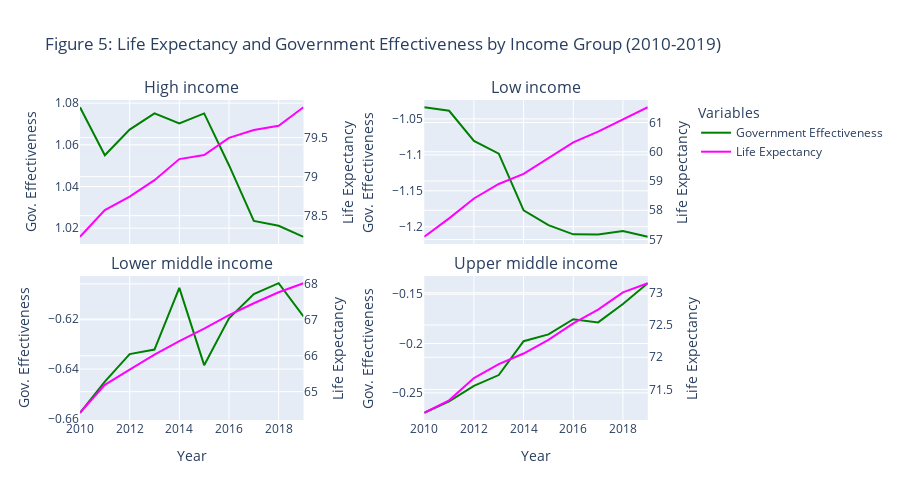

Write notebook code for a chart like this one.
### Markdown cell above
Both the y-axis of figure 4 represent the estimates for corruption control and government effectiveness, with values ranging from -2.5 to 2.5. Lower values indicate reduced government effectiveness and weaker control of corruption. The chart demonstrates that there is indeed a positive relationship between government effectiveness and corruption control in a country for all four income groups. 

Lower-income countries often face greater challenges in maintaining effective government operations and controlling corruption (Lin et al., 2012; Freeman et al., 2020). Enhancing governance and reducing corruption in these countries could be a logical step towards increasing life expectancy. Let´s take a look at the correlation between these two variables in figure 5.

### Code cell
df = df[(df['Year'] >= 2010) & (df['Year'] <= 2019)]

# Aggregate the data
df_aggregated = df.groupby(['Year', 'IncomeGroup']).agg({
    'goverment_effectiveness_estimate': 'mean',
    'life_expectancy_at_birth': 'mean'
}).reset_index()

# Get unique income groups
income_groups = df_aggregated['IncomeGroup'].unique()

# Create subplots
fig = make_subplots(
    rows=2, cols=2,
    subplot_titles=income_groups,
    shared_xaxes=True,
    vertical_spacing=0.1,
    specs=[[{"secondary_y": True}, {"secondary_y": True}],
           [{"secondary_y": True}, {"secondary_y": True}]]
)

# Plot data for each income group
row_col_mapping = [(1, 1), (1, 2), (2, 1), (2, 2)]
for idx, income_group in enumerate(income_groups):
    data_plot = df_aggregated[df_aggregated['IncomeGroup'] == income_group]
    row, col = row_col_mapping[idx]
    
    fig.add_trace(
        go.Scatter(x=data_plot['Year'], y=data_plot['goverment_effectiveness_estimate'], name=f'Government Effectiveness ({income_group})',
                   mode='lines', line=dict(color='green'), legendgroup='Government Effectiveness', showlegend=False),
        row=row, col=col, secondary_y=False
    )
    
    fig.add_trace(
        go.Scatter(x=data_plot['Year'], y=data_plot['life_expectancy_at_birth'], name=f'Life Expectancy ({income_group})',
                   mode='lines', line=dict(color='magenta'), legendgroup='Life Expectancy', showlegend=False),
        row=row, col=col, secondary_y=True
    )

# Add dummy traces for the legend
fig.add_trace(
    go.Scatter(x=[None], y=[None], mode='lines', line=dict(color='green'), name='Government Effectiveness'),
    row=1, col=1
)
fig.add_trace(
    go.Scatter(x=[None], y=[None], mode='lines', line=dict(color='magenta'), name='Life Expectancy'),
    row=1, col=1
)

# Update axis labels
for idx, (row, col) in enumerate(row_col_mapping):
    if row == 2:  # Only update x-axis title for the lower two plots
        fig.update_xaxes(title_text="Year", row=row, col=col)
    fig.update_yaxes(title_text="Gov. Effectiveness", row=row, col=col, secondary_y=False)
    fig.update_yaxes(title_text="Life Expectancy", row=row, col=col, secondary_y=True)

# Update layout
fig.update_layout(
    title_text="Figure 5: Life Expectancy and Government Effectiveness by Income Group (2010-2019)",
    height=500,
    showlegend=True,
    legend_title_text='Variables'
)

# Show the plot
fig.show()

### Figure 1 — Plotly figure (JSON) as saved in the notebook; plotly's stock layout.template omitted (floating-point values rounded to 4 significant figures)
{"data": [{"legendgroup": "Government Effectiveness", "line": {"color": "green"}, "mode": "lines", "name": "Government Effectiveness (High income)", "showlegend": false, "type": "scatter", "x": [2010, 2011, 2012, 2013, 2014, 2015, 2016, 2017, 2018, 2019], "xaxis": "x", "y": [1.078, 1.055, 1.067, 1.075, 1.07, 1.075, 1.05, 1.024, 1.021, 1.016], "yaxis": "y"}, {"legendgroup": "Life Expectancy", "line": {"color": "magenta"}, "mode": "lines", "name": "Life Expectancy (High income)", "showlegend": false, "type": "scatter", "x": [2010, 2011, 2012, 2013, 2014, 2015, 2016, 2017, 2018, 2019], "xaxis": "x", "y": [78.23, 78.57, 78.74, 78.95, 79.22, 79.28, 79.5, 79.6, 79.65, 79.89], "yaxis": "y2"}, {"legendgroup": "Government Effectiveness", "line": {"color": "green"}, "mode": "lines", "name": "Government Effectiveness (Low income)", "showlegend": false, "type": "scatter", "x": [2010, 2011, 2012, 2013, 2014, 2015, 2016, 2017, 2018, 2019], "xaxis": "x2", "y": [-1.034, -1.039, -1.081, -1.098, -1.177, -1.198, -1.211, -1.211, -1.206, -1.214], "yaxis": "y3"}, {"legendgroup": "Life Expectancy", "line": {"color": "magenta"}, "mode": "lines", "name": "Life Expectancy (Low income)", "showlegend": false, "type": "scatter", "x": [2010, 2011, 2012, 2013, 2014, 2015, 2016, 2017, 2018, 2019], "xaxis": "x2", "y": [57.09, 57.72, 58.4, 58.9, 59.24, 59.77, 60.32, 60.69, 61.11, 61.52], "yaxis": "y4"}, {"legendgroup": "Government Effectiveness", "line": {"color": "green"}, "mode": "lines", "name": "Government Effectiveness (Lower middle income)", "showlegend": false, "type": "scatter", "x": [2010, 2011, 2012, 2013, 2014, 2015, 2016, 2017, 2018, 2019], "xaxis": "x3", "y": [-0.6575, -0.645, -0.634, -0.6322, -0.6075, -0.6385, -0.6197, -0.61, -0.6057, -0.6189], "yaxis": "y5"}, {"legendgroup": "Life Expectancy", "line": {"color": "magenta"}, "mode": "lines", "name": "Life Expectancy (Lower middle income)", "showlegend": false, "type": "scatter", "x": [2010, 2011, 2012, 2013, 2014, 2015, 2016, 2017, 2018, 2019], "xaxis": "x3", "y": [64.41, 65.19, 65.62, 66.03, 66.41, 66.76, 67.13, 67.46, 67.77, 68.02], "yaxis": "y6"}, {"legendgroup": "Government Effectiveness", "line": {"color": "green"}, "mode": "lines", "name": "Government Effectiveness (Upper middle income)", "showlegend": false, "type": "scatter", "x": [2010, 2011, 2012, 2013, 2014, 2015, 2016, 2017, 2018, 2019], "xaxis": "x4", "y": [-0.2702, -0.2586, -0.2428, -0.232, -0.1977, -0.1908, -0.1753, -0.1786, -0.1599, -0.1388], "yaxis": "y7"}, {"legendgroup": "Life Expectancy", "line": {"color": "magenta"}, "mode": "lines", "name": "Life Expectancy (Upper middle income)", "showlegend": false, "type": "scatter", "x": [2010, 2011, 2012, 2013, 2014, 2015, 2016, 2017, 2018, 2019], "xaxis": "x4", "y": [71.14, 71.33, 71.68, 71.89, 72.06, 72.27, 72.52, 72.74, 73.01, 73.15], "yaxis": "y8"}, {"line": {"color": "green"}, "mode": "lines", "name": "Government Effectiveness", "type": "scatter", "x": [null], "xaxis": "x", "y": [null], "yaxis": "y"}, {"line": {"color": "magenta"}, "mode": "lines", "name": "Life Expectancy", "type": "scatter", "x": [null], "xaxis": "x", "y": [null], "yaxis": "y"}], "layout": {"annotations": [{"font": {"size": 16}, "showarrow": false, "text": "High income", "x": 0.185, "xanchor": "center", "xref": "paper", "y": 1, "yanchor": "bottom", "yref": "paper"}, {"font": {"size": 16}, "showarrow": false, "text": "Low income", "x": 0.755, "xanchor": "center", "xref": "paper", "y": 1, "yanchor": "bottom", "yref": "paper"}, {"font": {"size": 16}, "showarrow": false, "text": "Lower middle income", "x": 0.185, "xanchor": "center", "xref": "paper", "y": 0.45, "yanchor": "bottom", "yref": "paper"}, {"font": {"size": 16}, "showarrow": false, "text": "Upper middle income", "x": 0.755, "xanchor": "center", "xref": "paper", "y": 0.45, "yanchor": "bottom", "yref": "paper"}], "height": 500, "legend": {"title": {"text": "Variables"}}, "showlegend": true, "title": {"text": "Figure 5: Life Expectancy and Government Effectiveness by Income Group (2010-2019)"}, "xaxis": {"anchor": "y", "domain": [0, 0.37], "matches": "x3", "showticklabels": false}, "xaxis2": {"anchor": "y3", "domain": [0.57, 0.94], "matches": "x4", "showticklabels": false}, "xaxis3": {"anchor": "y5", "domain": [0, 0.37], "title": {"text": "Year"}}, "xaxis4": {"anchor": "y7", "domain": [0.57, 0.94], "title": {"text": "Year"}}, "yaxis": {"anchor": "x", "domain": [0.55, 1], "title": {"text": "Gov. Effectiveness"}}, "yaxis2": {"anchor": "x", "overlaying": "y", "side": "right", "title": {"text": "Life Expectancy"}}, "yaxis3": {"anchor": "x2", "domain": [0.55, 1], "title": {"text": "Gov. Effectiveness"}}, "yaxis4": {"anchor": "x2", "overlaying": "y3", "side": "right", "title": {"text": "Life Expectancy"}}, "yaxis5": {"anchor": "x3", "domain": [0, 0.45], "title": {"text": "Gov. Effectiveness"}}, "yaxis6": {"anchor": "x3", "overlaying": "y5", "side": "right", "title": {"text": "Life Expectancy"}}, "yaxis7": {"anchor": "x4", "domain": [0, 0.45], "title": {"text": "Gov. Effectiveness"}}, "yaxis8": {"anchor": "x4", "overlaying": "y7", "side": "right", "title": {"text": "Life Expectancy"}}}}
